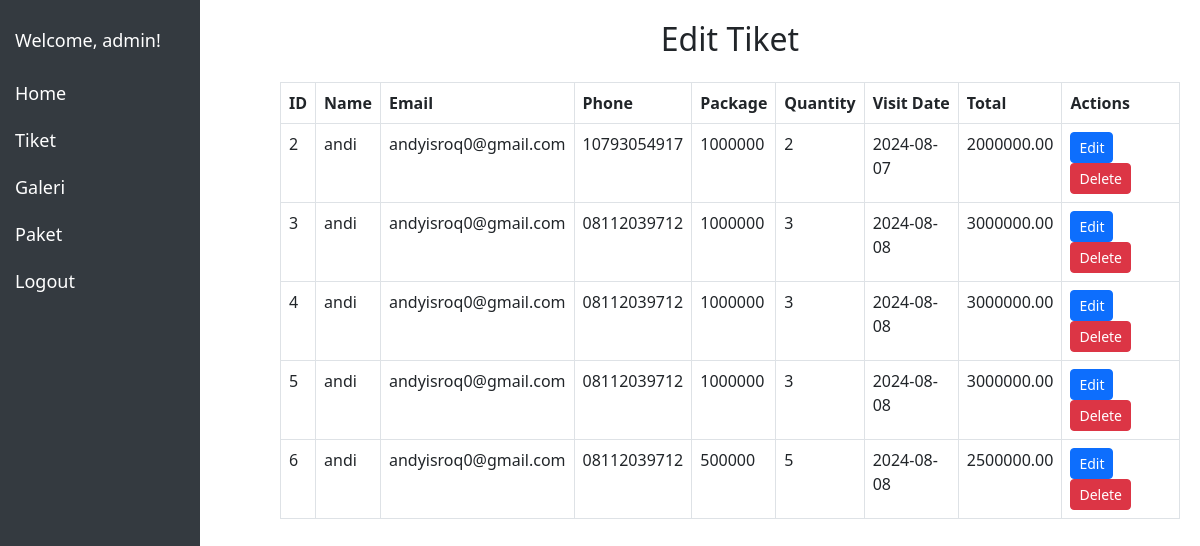
/admintiket.php (signed in), run on the app's committed database.
### tables this page shows
CREATE TABLE `bookings` (
  `id` int NOT NULL,
  `name` varchar(255) NOT NULL,
  `email` varchar(255) NOT NULL,
  `phone` varchar(20) NOT NULL,
  `package` varchar(50) NOT NULL,
  `quantity` int NOT NULL,
  `visit_date` date NOT NULL,
  `total` decimal(10,2) NOT NULL
);

### admintiket.php (the view, shortened to what this page needs)
<?php
$servername = "localhost";
$username = "root";
$password = "";
$dbname = "db_pariwisata";
$conn = new mysqli($servername, $username, $password, $dbname);
$sql = "SELECT * FROM bookings";
$result = $conn->query($sql);
?>
<!DOCTYPE html>
<html lang="en">
<head>
    <link href="https://cdn.jsdelivr.net/npm/bootstrap@5.3.0/dist/css/bootstrap.min.css" rel="stylesheet">
    <link rel="stylesheet" href="css/db.css">
</head>
<body>
    <div class="sidebar">
        <h3>Welcome, <?php echo htmlspecialchars($_SESSION['firstname']); ?>!</h3>
        <a href="dashboard.php">Home</a>
        <a href="admintiket.php">Tiket</a>
        <a href="galeri.php">Galeri</a>
        <a href="paket.php">Paket</a>
        <a href="?logout">Logout</a>
    </div>
    <div class="content">
        <h2 class="text-center mb-4">Edit Tiket</h2>
        <table class="table table-bordered">
            <thead>
                <tr>
                    <th>ID</th>
                    <th>Name</th>
                    <th>Email</th>
                    <th>Phone</th>
                    <th>Package</th>
                    <th>Quantity</th>
                    <th>Visit Date</th>
                    <th>Total</th>
                    <th>Actions</th>
                </tr>
            </thead>
            <tbody>
                <?php
                if ($result->num_rows > 0) {
                    while($row = $result->fetch_assoc()) {
                        echo '<tr>';
                        echo '<td>' . $row["id"] . '</td>';
                        echo '<td>' . $row["name"] . '</td>';
                        echo '<td>' . $row["email"] . '</td>';
                        echo '<td>' . $row["phone"] . '</td>';
                        echo '<td>' . $row["package"] . '</td>';
                        echo '<td>' . $row["quantity"] . '</td>';
                        echo '<td>' . $row["visit_date"] . '</td>';
                        echo '<td>' . $row["total"] . '</td>';
                        echo '<td>
                                <button class="btn btn-primary btn-sm edit-btn" data-id="' . $row["id"] . '" data-name="' . $row["name"] . '" data-email="' . $row["email"] . '" data-phone="' . $row["phone"] . '" data-package="' . $row["package"] . '" data-quantity="' . $row["quantity"] . '" data-visit_date="' . $row["visit_date"] . '" data-total="' . $row["total"] . '">Edit</button>
                                <form method="post" class="d-inline-block">
                                    <input type="hidden" name="ticket_id" value="' . $row["id"] . '">
                                    <button type="submit" name="delete_ticket" class="btn btn-danger btn-sm">Delete</button>
                                </form>
                              </td>';
                        echo '</tr>';
                    }
                } else {
                    echo '<tr><td colspan="9" class="text-center">No tickets found</td></tr>';
                }
                ?>
            </tbody>
        </table>
    </div>
</body>
</html>

### css/db.css (style rules this page uses)
.sidebar { height: 100vh; width: 200px; position: fixed; top: 0; left: 0; background-color: #343a40; padding-top: 20px; }
.sidebar a { padding: 10px 15px; text-decoration: none; font-size: 18px; color: #ffffff; display: block; }
.sidebar h3 { padding: 10px 15px; text-decoration: none; font-size: 18px; color: #ffffff; display: block; }
.content { margin-left: 260px; padding: 20px; }

### data on the page
bookings: id "2", name "andi", email "andyisroq0@gmail.com", phone "10793054917", package "1000000", quantity "2", visit_date "2024-08-07", total "2000000.00"
bookings: id "3", name "andi", email "andyisroq0@gmail.com", phone "08112039712", package "1000000", quantity "3", visit_date "2024-08-08", total "3000000.00"
bookings: id "4", name "andi", email "andyisroq0@gmail.com", phone "08112039712", package "1000000", quantity "3", visit_date "2024-08-08", total "3000000.00"
bookings: id "5", name "andi", email "andyisroq0@gmail.com", phone "08112039712", package "1000000", quantity "3", visit_date "2024-08-08", total "3000000.00"
bookings: id "6", name "andi", email "andyisroq0@gmail.com", phone "08112039712", package "500000", quantity "5", visit_date "2024-08-08", total "2500000.00"

### other printed values
$_SESSION['firstname'] "admin"
